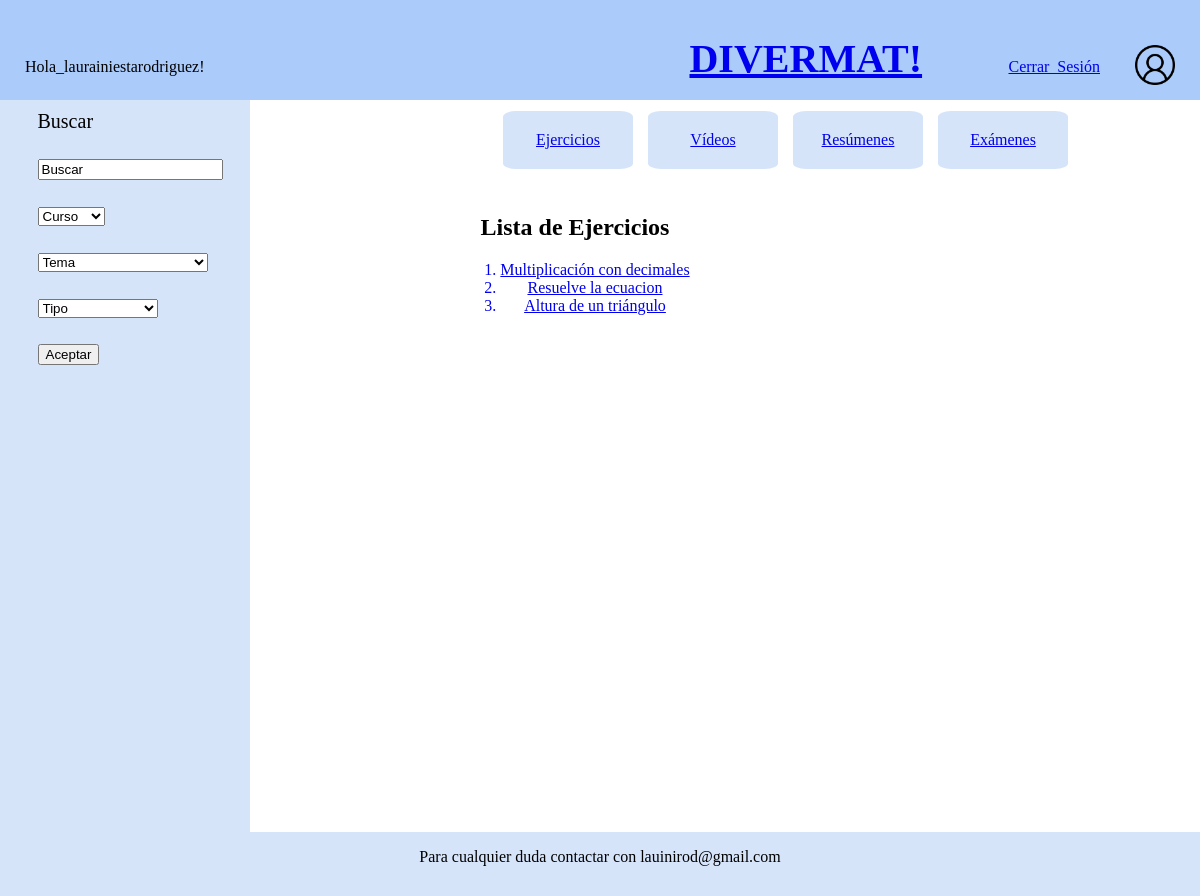
/divermat/ (signed in), run on the app's committed database.
### divermat/models.py (models this page shows, shortened)
class Foto(models.Model):
    perfil = models.BooleanField(max_length=50, default=True)
    foto = models.FileField(upload_to='media/fotos/%y',blank=True,null=False)

class Ejercicio(models.Model):
    curso = models.ForeignKey(Curso,
                                 on_delete=models.CASCADE,
                                 default=None, null=True)
    tema = models.ForeignKey(Tema,
                                 on_delete=models.CASCADE,
                                 default=None, null=True)
    titulo = models.CharField(max_length=50, default=None)
    tipo = models.IntegerField(default=None,null=True) # Tipo 1 es test, tipo 2 respuesta corta, tipo 3 problemas pero ese todavía no lo implemento
    enunciado = models.CharField(max_length=1000, default = None)
    nsoluciones = models.IntegerField(default=None,null=True) #Numero de soluciones correctas
    soluciones = models.CharField(max_length=1000, default = None) #Cada solucion divididad por ; incluye la solucion correcta y las erroneas en caso de Test
    solucion_correcta = models.CharField(max_length=1024, default = None)
    foto = models.FileField(upload_to='media/fotos/%y',blank=True,null=False)
    class Meta:
        ordering = ('curso',  'titulo', )

### divermat/views.py (the view)
def index(request):
    content = {}
    content['fotos'] = Foto.objects.get(perfil=True)
    content['registro'] = False
    content['Tipo'] = 'Ejercicios'
    content['alumno'] = False
    content['ejercicios'] = True
    todos_ejs = Ejercicio.objects.all()
    temas = []
    for tema in Tema.objects.all():
        temas.append(tema.titulo)
    content['temas'] = temas
    if request.user.is_authenticated:
        content['usuario'] = request.user.username
        try:
            alumno = Alumno.objects.get(username=request.user)
            content['alumno'] = True
            content['profesor'] = False
            todos_ejs = Ejercicio.objects.filter(curso=alumno.curso)
            temas = []
            for tema in Tema.objects.filter(curso=alumno.curso):
                temas.append(tema.titulo)
            content['temas'] = temas
            if request.method == 'POST':
                form = NuevoSetEjercicios(request.POST)
                if form.is_valid():
                    tema = form.cleaned_data['tema']
                    request.method = 'GET'
                    return setEjercicios(request,tema.id)
                else:
                    content['error'] = "Error en el formulario"
            else:
                content['form'] = NuevoSetEjercicios(curso=alumno.curso)
        except Alumno.DoesNotExist:
            try:
                profesor = Profesor.objects.get(username=request.user)
                content['profesor'] = True
                clases = Clase.objects.filter(profesor=profesor)
                content['clases'] = clases
                lista = request.POST.getlist("Ejercicios")
                clase_sel = request.POST.get("Clase",'')
                clase = None
                for c in clases:
                    if str(c) == clase_sel:
                        clase = c
                        break
                if request.method == 'POST':
                    if lista and clase:
                        for id in lista:
                            ejercicio = Ejercicio.objects.get(id=id)
                            clase.ejercicios.add(ejercicio)
                        clase.save()
                content['Contenido'] = getFilteredContent(todos_ejs,request)
                return render(request,'divermat/ejerciciosprof.html', context=content)
            except Profesor.DoesNotExist:
                profesor = None
    content['Contenido'] = getFilteredContent(todos_ejs,request)
    return render(request,'divermat/inicio.html', context=content,)

### divermat/views.py (called while the page is built, shortened)
def getFilteredContent(todos_elem,request):
    contenido = []
    contenFinal = []
    for elem in todos_elem:
        conten = {}
        conten['id'] = elem.id
        conten['titulo'] = elem.titulo
        contenido.append(conten)
        contenFinal = contenido
    busqueda = request.GET.get('buscar', '')
    curso = request.GET.get('curso', '')
    tema = request.GET.get('tema', '')
    tipo = request.GET.get('tipo', '')
    elem_filtrados = []
    return contenFinal

### templates/divermat/inicio.html (shortened to what this page needs)
{% extends "divermat/base.html" %}
{% block body_block %}
{% if ejercicios is True %}
    {% if alumno is True %}
        <div>
            <table>
                <tr>
                    <td>
                        <h2>Lista de {{Tipo}}</h2>
                    </td>
                    <td>
                        Generar set de ejercicios personalizados
                    </td>
                </tr>
                <tr>
                    <td>
                        <ol>
                            {% for conten in Contenido %}
                            <a href="{% url 'ejercicio' conten.id %}"><li>{{conten.titulo}}</li></a>
                            {%endfor%}
                        </ol>
                    </td>
                    <td>
                        <form id="NuevoSetEjercicios" action="index" method="POST">
                            <table>
                                {{form}}
                            </table>
                            {% csrf_token %}
                            <input class="boton" type="submit" value="Generar">
                        </form>
                    </td>
                </tr>
            </table>
        </div>
    {%else%}
        <div class="listamedio">
            <h2>Lista de {{Tipo}}</h2>
            <ol>
                {% for conten in Contenido %}
                <a href="{% url 'ejercicio' conten.id %}"><li>{{conten.titulo}}</li></a>
                {%endfor%}
            </ol>
        </div>
    {%endif%}
{% endif %}
<div class="lateral">
    <div class ="flex-container">
        <div class="medio">
            <a>Buscar</a></br></br>
            <form action={{Tipo}} method="GET">
                <div>
                    <input type="text" name="buscar" value="Buscar"></br></br>
                    <div>
                    {% if alumno is False %}
                        <select name="curso">
                            <option selected>Curso</option>
                        </select></br></br>
                    {% endif %}
                </div>
                <div>
                    <select name="tema">
                        <option selected>Tema</option>
                    </select></br></br>
                </div>
               {% if Tipo != "Resúmenes" and Tipo != "Videos" %}
                    <div>
                        <select name="tipo">
                            <option selected>Tipo</option>
                        </select></br></br>
                    </div>
                {%endif%}
                <input type="submit" value="Aceptar"></input>
            </form>
        </div>
    </div>
</div>
{% endblock %}

### templates/divermat/base.html (shortened to what this page needs)
<!DOCTYPE html>
{% load static %}
<html>
    <head>
        <link rel="stylesheet" type="text/css" href="{% static 'estilo.css' %}" />
    </head>
    <body class="grid">
        <div class = "cab">
            <table >
                <tr>
                    {% if user.is_authenticated %}
                    <td>Hola_{{user.get_username}}!</td>
                    {%else%}
                    <td>Bienvenido!</td>
                    {%endif%}
                    <td WIDTH="1600"><izq><h1 class = "izq"><a href="{% url 'index' %}">DIVERMAT!</a></h1></izq></td>
                    {% if user.is_authenticated %}
                        <td>
                            <a href="{% url 'cerrar_sesion' %}">Cerrar_Sesión</a>
                        </td>
                        <td>
                            <a href="{% url 'perfil' %}"><img width=40px height= 40px src="{{fotos.foto.url}}" alt="Mi_Perfil"></a>
                        </td>
                    {% endif %}
                </tr>
            </table>
        </div>
        {% if registro is False%}
        <div class="menu">
            <table >
                {% if profesor is True %}
                    <td>
                        <a href="{% url 'clases' %}">Clases</a>
                    </td>
                    <td>
                        <a href="{% url 'alumnos' %}">Alumnos</a>
                    </td>
                    <td>
                        <a href="{% url 'index' %}">Ejercicios</a>
                    </td>
                    <td>
                        <a href="{% url 'contenido' %}">Contenido</a>
                    </td>
                {% else %}
                    <td>
                        <a href="{% url 'index' %}">Ejercicios</a>
                    </td>
                    <td>
                        <a href="{% url 'videos' %}">Vídeos</a>
                    </td>
                    <td>
                        <a href="{% url 'resumenes' %}">Resúmenes</a>
                    </td>
                    <td>
                        <a href="{% url 'examenes' %}">Exámenes</a>
                    </td>
                {%endif%}
            </table>
        </div>
        {% endif %}
        <div class="contenido">
            <div class="flex-container">
                {% block body_block %}
                {% endblock %}
            </div>
        </div>
        <div class = "footer">
             <cent><p>Para cualquier duda contactar con lauinirod@gmail.com</p></cent>
        </div>
    </body>
</html>

### divermat/static/estilo.css (style rules this page uses)
.cab { width: 100%; height: 100px; background: rgb(171, 203, 250); margin:0; position: fixed; top:0px; left:0px; }
.lateral { position: fixed; width: 250px; height: 100vh; left: 0px; top: 100px; bottom: 64px; background: rgb(214, 228, 250); font-size: 20px; }
.contenido { margin-left:150px; margin-bottom: 64px; margin-top:10px; }
.footer { width: 100%; height: 64px ; background: rgb(214, 228, 250); margin: 0; position: fixed; bottom: 0px; margin-bottom: 0px; left:0px; }
.menu { text-align:center; margin-left: 480px; margin-top: 0px; }
.menu table td { background: rgb(214, 228, 250); border-collapse:unset; border-radius: 10%; margin: 10px; padding:20px; width:90px; text-align:center; }
body { background-color:rgb(255, 255, 255); }
h1 { font-family:"Comic Sans",serif; font-size: 40px; }
cent { text-align:center; }
.listamedio { text-align:center; margin-right: 200px; }
.izq { text-align:left; margin-top: 10px; margin-left: 450px; }
.flex-container { display: flex; flex-flow: row wrap; justify-content: space-around; align-items: baseline; margin: auto; }
html, body { height: 100%; margin-top: 4%; }
.medio { margin-top: 10px; margin-left: 10px; }
.cab table td { border: none; padding: 10px; }
table { border: none; border-spacing:15px; text-align: left; }
td { padding: 0.6%; border-spacing: 15px; text-align: left; }
tr { padding: 1%; text-align: left; }

### data on the page
Foto: foto (picture)
Ejercicio: titulo "Multiplicación con decimales"
Ejercicio: titulo "Resuelve la ecuacion"
Ejercicio: titulo "Altura de un triángulo"

### other printed values
{{ user.get_username }} "laurainiestarodriguez"
{{ Tipo }} "Ejercicios"
